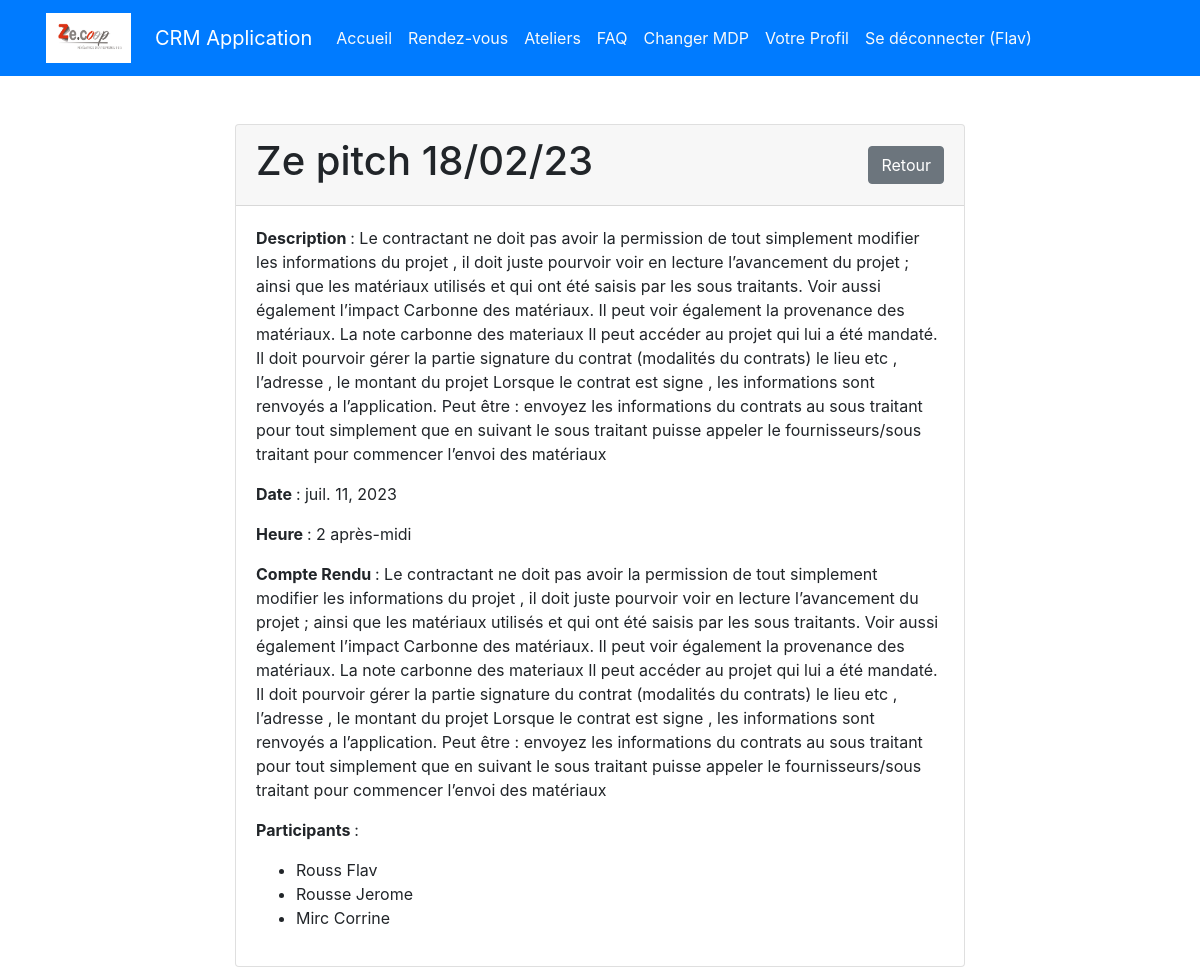
Screenshot of /home/1/evenements/17/ (signed in) with the database file from the repository.
### authentification/models.py (models this page shows)
class User(AbstractUser):
    pass

### appflux/models.py (models this page shows, shortened)
class Evenement(models.Model):
    titre = models.CharField(max_length=20)
    description = models.TextField(blank=True)
    date = models.DateField()
    heure = models.TimeField()
    entrepreneurs = models.ManyToManyField(Entrepreneur)
    compte_rendu = models.TextField(blank=True)
    date_created = models.DateTimeField(auto_now_add=True)
    date_updated = models.DateTimeField(auto_now=True)

class Entrepreneur(models.Model):
    STRUCTURE = (
    ('Impulsions', 'Impulsions'),
    ('Eclosion', 'Eclosions')
)
    nom = models.CharField (max_length=30,)
    prenom = models.CharField(max_length=30, verbose_name="prénom")
    matricule = models.CharField(max_length=30, blank=True)
    photo = models.ImageField(default='avatar.jpg', upload_to='entrepreneur_avatars', blank=True,)
    telephone = models.CharField(max_length=15 ,blank=True, verbose_name="téléphone")
    structure = models.CharField(max_length=40, choices=STRUCTURE)
    email =  models.EmailField()
    nationalite = models.CharField(max_length=150, verbose_name="nationalité")
    naissance = models.CharField(max_length=100, verbose_name="pays de naissance",)
    numero = models.CharField( max_length=15 ,verbose_name="numéro de téléphone professionel", blank=True)
    adresse_postal = models.CharField(max_length=200, verbose_name="Code")
    adresse = models.CharField(max_length=200, blank=True, null=True)
    securite_social = models.CharField(max_length=240, blank=True, verbose_name=" Numéro de sécurité social")
    date_naissance = models.DateField(verbose_name="date de naissance")
    ville = models.CharField(max_length=120, verbose_name="lieu de résidence", blank=True )
    fonction = models.CharField(max_length=240, blank=True,)
    date_entree = models.DateField(blank=True, null= True, verbose_name="date d'entrée dans la CAE")
    debut = models.DateField(blank=True, null=True, verbose_name="date du début du contrat")
    motif = models.CharField(max_length=240, blank=True, verbose_name=' Contrat de travail', choices=TRAVAIL)
    activite = models.CharField(max_length=40, blank=True, verbose_name="type de activité", choices=ACTIVITE)
    manager = models.ForeignKey(User, on_delete=models.CASCADE, null=True, blank=True)
    date_mutuelle = models.DateField(blank=True, null=True, verbose_name="Date pour la mutuelle")
    conjoint_mutuelle = models.BooleanField(null=True, blank=True, verbose_name="Avez vous un conjoint qui a soucris a la mutuelle ?")
    dispense = models.BooleanField(null= True, blank=True , verbose_name='Avez vous une dispense pour l\'affiliation')
    date_fin = models.DateField(null=True, blank=True)
    options = models.CharField(max_length=100, choices=OPTIONS, null=True , blank=True)

### appflux/views.py (the view)
# urls.py: path('home/<int:entrepreneur_id>/evenements/<int:evenement_id>/', appflux.views.evenement_retrieve, name='evenement_retrieve'),
@login_required
def evenement_retrieve(request, entrepreneur_id, evenement_id):
    entrepreneur = get_object_or_404(Entrepreneur, pk=entrepreneur_id)
    evenement = get_object_or_404(Evenement, pk=evenement_id)
    if evenement.entrepreneurs.filter(pk=entrepreneur_id).exists():
        context = {
            'entrepreneur': entrepreneur,
            'evenement': evenement
        }
        return render(request, 'appflux/evenement_retrieve.html', context)
    else:
        messages.error(request, "Vous ne pouvez pas acceder a cet evenement.")
        return redirect('entrepreneur_detail', entrepreneur_id=entrepreneur_id)

### appflux/templates/appflux/evenement_retrieve.html (shortened to what this page needs)
{% extends 'base.html' %}
{% block content %}
<div class="container">
  <div class="row justify-content-center">
    <div class="col-md-8">
      <div class="card">
        <div class="card-header">
          <div class="d-flex justify-content-between align-items-center">
            <h1>{{ evenement.titre }}</h1>
            <a href="{% url 'entrepreneur_detail' entrepreneur.id %}" class="btn btn-secondary">Retour</a>
          </div>
        </div>
        <div class="card-body">
          <p> <strong> Description </strong>  : {{ evenement.description }}</p>
          <p><strong> Date </strong>  : {{ evenement.date }}</p>
          <p><strong> Heure  </strong>  : {{ evenement.heure }}</p>
          <p><strong> Compte Rendu  </strong> : {{ evenement.compte_rendu }}</p>
          <p><strong> Participants </strong> :</p>
          <ul>
            {% for entrepreneur in evenement.entrepreneurs.all %}
              <li>{{ entrepreneur.nom }} {{ entrepreneur.prenom }}</li>
            {% endfor %}
          </ul>
        </div>
      </div>
    </div>
  </div>
</div>
{% endblock %}

### templates/base.html (shortened to what this page needs)
<!doctype html>
{% load static %}
<html lang="en">
<head>
    <link rel="stylesheet" href="https://cdn.jsdelivr.net/npm/bootstrap@4.3.1/dist/css/bootstrap.min.css"
>
</head>
<body>
<div class="bg-primary">
    <div class="container">
        <div class="row">
            <nav class="col navbar navbar-expand-lg navbar-dark">
                <img class="navbar-brand mr-4" src="{% static 'logo.jpg' %}" width="85" height="60" alt="Logo" accept=".jpg,.jpeg,.png"></br>
                <a class="navbar-brand" href="{% url 'home' %}">CRM Application</a>
                <div id="navbarContent" class="collapse navbar-collapse">
                    <ul class="navbar-nav">
                        {% if user.is_authenticated %}
                        <li class="nav-item ">
                            <a class="nav-link text-light"
                               href="{% url 'home' %}">Accueil</a>
                        <li class="nav-item">
                            <a class="nav-link text-light"
                               href="{% url 'rendezvous' %}">Rendez-vous</a>
                        </li>
                        <li class="nav-item">
                            <a class="nav-link text-light"
                               href="{% url 'evenements' %}">Ateliers</a>
                        </li>
                        <li class="nav-item">
                            <a class="nav-link text-light"
                               href="{% url  'question_list'  %}">FAQ</a>
                        </li>
                        <li class="nav-item ">
                            <a class="nav-link text-light"
                               href="{% url 'password_change' %}">Changer
                                MDP</a>
                        </li>
                        <li class="nav-item ">
                            <a class= "nav-link text-light"href="{% url 'profile' %}" title="Update my profile">Votre Profil </a>
                        </li>
                        <li class="nav-item ">
                            <a class="nav-link text-light" href="{% url 'logout' %}">Se
                                déconnecter ({{ request.user }})</a>
                        {% endif %}
                    </ul>
                </div>
            </nav>
        </div>
    </div>
</div>
{% block content %}
{% endblock content %}
</body>
</html>

### rows the page displays
User: user "Flav"
Evenement: titre "Ze pitch 18/02/23", description "Le contractant ne doit pas avoir la permission de tout simplement modifier les informations du projet , il doit juste pourvoir voir en lecture l’avancement du projet ; ainsi que les matériaux utilisés et qui ont été saisis par les sous traitants. Voir aussi également l’impact Carbonne des matériaux. Il peut voir également la provenance des matériaux. La note carbonne des materiaux Il peut accéder au projet qui lui a été mandaté. Il doit pourvoir gérer la partie signature du contrat (modalités du contrats) le lieu etc , l’adresse , le montant du projet Lorsque le contrat est signe , les informations sont renvoyés a l’application. Peut être : envoyez les informations du contrats au sous…", date "juil. 11, 2023", heure "2 après-midi", compte_rendu "Le contractant ne doit pas avoir la permission de tout simplement modifier les informations du projet , il doit juste pourvoir voir en lecture l’avancement du projet ; ainsi que les matériaux utilisés et qui ont été saisis par les sous traitants. Voir aussi également l’impact Carbonne des matériaux. Il peut voir également la provenance des matériaux. La note carbonne des materiaux Il peut accéder au projet qui lui a été mandaté. Il doit pourvoir gérer la partie signature du contrat (modalités du contrats) le lieu etc , l’adresse , le montant du projet Lorsque le contrat est signe , les informations sont renvoyés a l’application. Peut être : envoyez les informations du contrats au sous…"
Entrepreneur: nom "Rouss", prenom "Flav"
Entrepreneur: nom "Rousse", prenom "Jerome"
Entrepreneur: nom "Mirc", prenom "Corrine"
